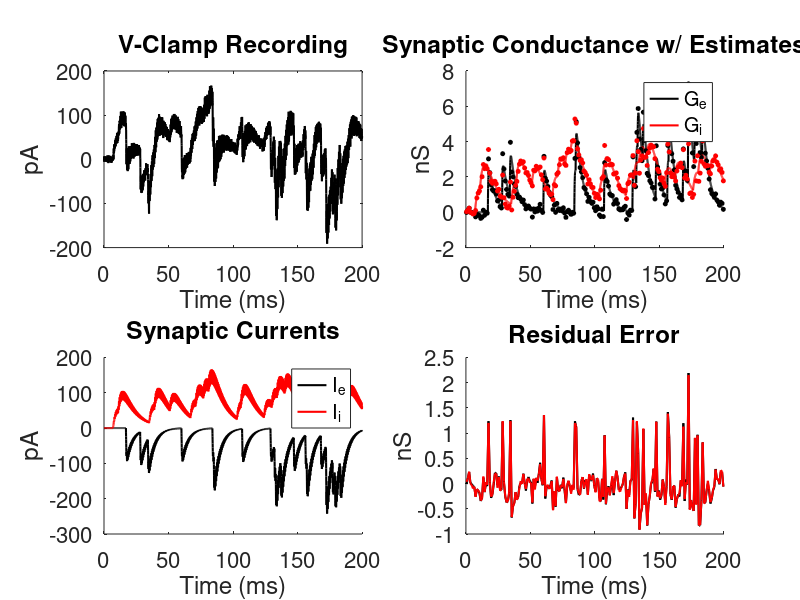

The MATLAB script that drew this image:

% hpath = '/Users/landauland/Documents/Research/SabatiniLab/modeling/eiWaveMeasurement';

% Time
dt = 0.05; % ms
T = 200; % ms
tvec = 0:dt:T; %vector (ms)
NT = length(tvec);

% Synaptic Parameters - alpha conductance
alpha = @(t, rise, fall) double(t>=0).*(exp(-t/fall) - exp(-t/rise)); % only positive t's...

excRise = 0.3; % ms
excFall = 5; % ms
excAmp = 3e-9; % S
excRev = 0e-3; % V
excFreq = 100; % 1/sec
excNumber = excFreq * T/1000; % number of inputs

inhRise = 2.5; % ms
inhFall = 10; % ms
inhAmp = 3e-9; % S
inhRev = -70e-3; % mV
inhFreq = 100; % 1/sec
inhNumber = inhFreq * T/1000; % Number of inputs

% Generate Conductances
eTrain = randi(T,excNumber, 1);
iTrain = randi(T,inhNumber, 1);
excConds = zeros(excNumber,NT);
inhConds = zeros(inhNumber,NT);
for ne = 1:excNumber
    cConductance = excAmp * alpha(tvec-eTrain(ne),excRise,excFall);
    cConductance(isnan(cConductance))=0;
    excConds(ne,:) = cConductance;
end
for ni = 1:inhNumber
    cConductance = inhAmp * alpha(tvec-iTrain(ni),inhRise,inhFall);
    cConductance(isnan(cConductance)) = 0;
    inhConds(ni,:) = cConductance;
end
eConductance = sum(excConds,1);
iConductance = sum(inhConds,1);

% Recording Parameters
capacitance = 30e-12; % Farads
inputResistance = 300e6; % Ohms
restPotential = -70e-3; % Volt

% Stimulation Parameters
modulationDepth = 10e-3; % mV
modulationPeriod = 0.5; % ms
holdVoltage = -35e-3 + modulationDepth/2*sin(2*pi*tvec/modulationPeriod); % Hold Voltage Command
eCurrent = eConductance .* (holdVoltage - excRev); % Excitatory Current
iCurrent = iConductance .* (holdVoltage - inhRev); % Inhibitory Current
synCurrent = eCurrent + iCurrent; % Total Synaptic Current
nCurrent = sqrt(15)*1e-12*randn(1,length(tvec)); % Noise current
totalCurrent = synCurrent + nCurrent; % Total Measured Current

% Analysis Cycles
aCycles = 2; % How many cycles of the modulation period to average over?
aWindowTime = aCycles * modulationPeriod; % Time of analysis window
aWindowSamples = aWindowTime/dt; % Samples of analysis window
aWindowStart = 1:aWindowSamples:NT; % Start of each window in samples
aWindowCenter = mean([tvec(aWindowStart(1:end-1));tvec(aWindowStart(2:end))],1); % Center of each window in time
NAW = length(aWindowStart); % Number of analysis windows
aResult = zeros(aWindowSamples,NAW-1,2); 
aLine = zeros(2,NAW-1);
estConductance = zeros(2,NAW-1); % Estimate of conductance [gExc; gInh]
residual = zeros(2,NAW-1); % Residual (based on average of each analysis window)
for naw = 1:NAW-1
    cSamples = aWindowStart(naw):aWindowStart(naw+1)-1;
    
    % Results --
    aResult(:,naw,1) = totalCurrent(cSamples);
    aResult(:,naw,2) = holdVoltage(cSamples);
    aLine(:,naw) = [aResult(:,naw,2) ones(aWindowSamples,1)] \ aResult(:,naw,1);
    
    % Convert to Conductances
    cgSyn = aLine(1,naw);
    ceSyn = -aLine(2,naw) / cgSyn;
    cgi = (cgSyn*ceSyn - cgSyn*excRev) / (inhRev - excRev);
    cge = cgSyn - cgi;
    estConductance(1,naw) = cge;
    estConductance(2,naw) = cgi;
    
    % Compute Residual
    cExcAverage = mean(eConductance(cSamples));
    cInhAverage = mean(iConductance(cSamples));
    residual(:,naw) = estConductance(:,naw) - [cExcAverage;cInhAverage];
end


% Plot Results
f = figure(1);
clf;
set(gcf,'units','normalized','outerposition',[0.1 0.1 0.7 0.8]);

subplot(2,2,1);
plot(tvec, 1e12*totalCurrent,'k','linewidth',1.5);
xlabel('Time (ms)');
ylabel('pA');
title('V-Clamp Recording');
set(gca,'fontsize',16);

subplot(2,2,3);
hold on;
plot(tvec, 1e12*eCurrent, 'k', 'linewidth',1.5);
plot(tvec, 1e12*iCurrent, 'r', 'linewidth',1.5);
legend('I_e','I_i','location','northeast');
xlabel('Time (ms)');
ylabel('pA');
title('Synaptic Currents');
set(gca,'fontsize',16);

subplot(2,2,2);
hold on;
% True Conductances
plot(tvec, 1e9*eConductance, 'k','linewidth',1.5);
plot(tvec, 1e9*iConductance, 'r','linewidth',1.5);
% Estimated Conductances
plot(aWindowCenter,1e9*estConductance(1,:),...
    'color','k','linestyle','none','marker','o','markerfacecolor','k','markersize',3);
plot(aWindowCenter,1e9*estConductance(2,:),...
    'color','r','linestyle','none','marker','o','markerfacecolor','r','markersize',3);
legend('G_e','G_i','location','northeast');
xlabel('Time (ms)');
ylabel('nS');
title('Synaptic Conductance w/ Estimates');
set(gca,'fontsize',16);

subplot(2,2,4);
hold on;
plot(aWindowCenter,1e9*residual(1,:),'color','k','linewidth',1.5);
plot(aWindowCenter,1e9*residual(2,:),'color','r','linewidth',1.5);
xlabel('Time (ms)');
ylabel('nS');
title('Residual Error');
set(gca,'fontsize',16);





















    


